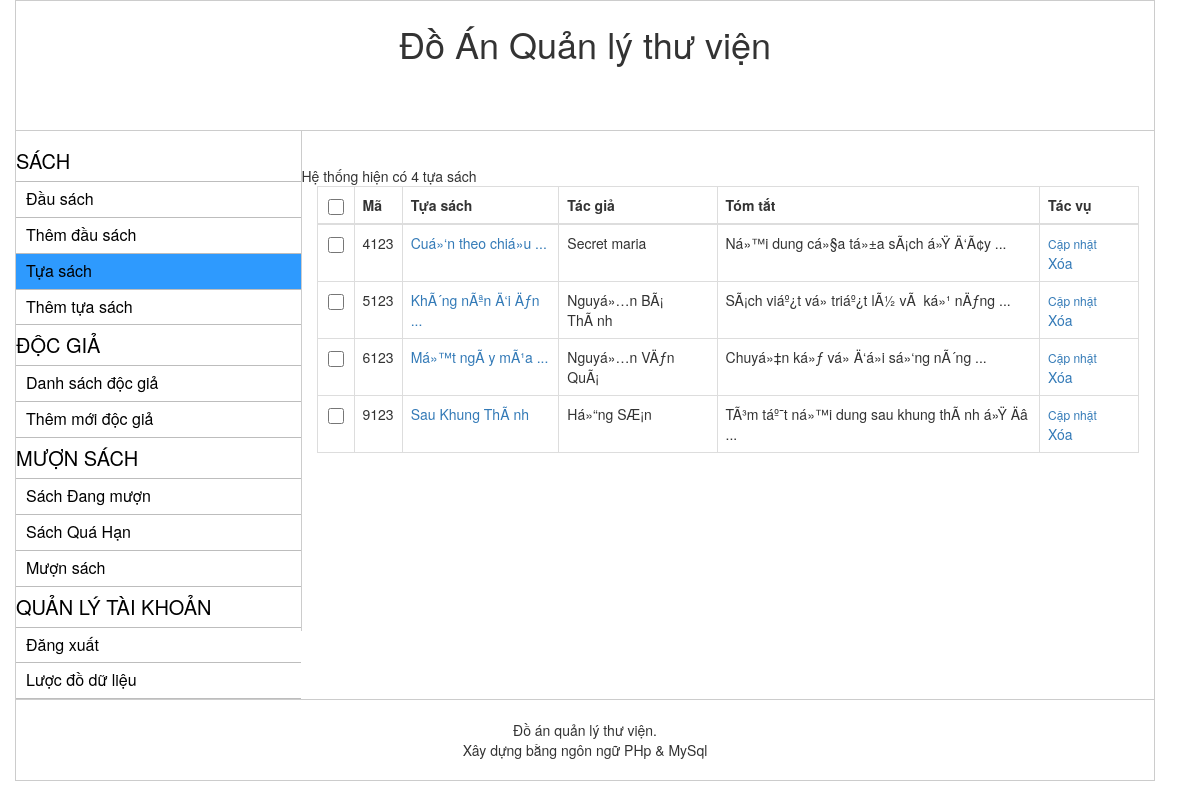
The page /index.php?act=list_tua_sach (signed in) on the database as committed earlier.
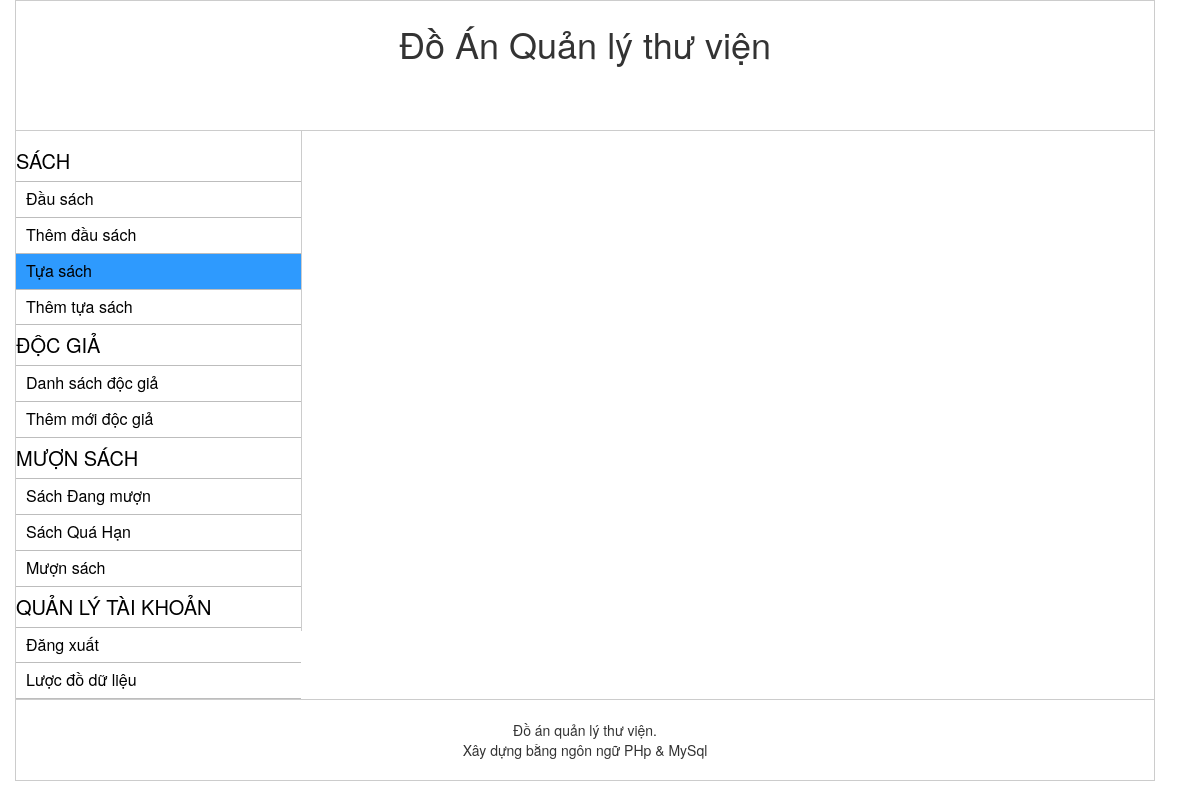
The same page on the database as committed later.
### tables this page shows
CREATE TABLE `tuasach` (
  `ma_tuasach` int(11) NOT NULL,
  `tuasach` varchar(255) NOT NULL,
  `tacgia` varchar(255) NOT NULL,
  `tomtat` text NOT NULL
);

### inc/class_tua_sach.php (called while the page is built, shortened)
<?php
Class TuaSach{
	public static function list_tua_sach($select_all = 0, $posts_per_age = 10, $current_page = 1) {
		global $conn;
		$offset = $posts_per_age * ($current_page - 1);
		$sql = "SELECT * FROM tuasach ";
		if( !$select_all ){
			$sql .=" LIMIT {$posts_per_age} OFFSET {$offset}";
		}
		$result = $conn->query($sql);
		if ( $result && $result->num_rows > 0) {
			return $result;
		}
		return 0;
	}
}

### module/list_tua_sach.php (the view, shortened to what this page needs)
<?php
$total = TuaSach::list_tua_sach($select_all = 1);
if( !empty($total) ){
	$url = 'index.php?act=list_tua_sach&';
	$total_record = $total->num_rows;
    $current_page = isset($_GET['page']) ? $_GET['page'] : 1;
    $posts_per_page = 10;
	$result = TuaSach::list_tua_sach($select_all = 0, $posts_per_page, $current_page );
     echo " <div class='row'>Hệ thống hiện có {$total_record} tựa sách </div>";
	echo '<table class="table table-bordered ">';
	echo "<thead><tr><th><input class ='checkbox selectall' type='checkbox' name=''></th><th> Mã</th> <th> Tựa sách </th> <th> Tác giả </th><th> Tóm tắt </th><th> Tác vụ </th> </tr></thead>";
	echo ' <tbody>';
	while( $row = $result->fetch_assoc() ) {
        $ma_tuasach = $row['ma_tuasach'];
		echo '<tr>';
        echo "<td><input class ='checkbox' type='checkbox' name='remove[]'>";
        echo "<td> " . $ma_tuasach. "123 </td>";
        echo "<td> <a class='' href= 'index.php?act=frm_add_tua_sach&id=".$ma_tuasach."'> " . limit_string($row["tuasach"],25). "</a> </td><td> " . $row["tacgia"]."</td><td>". limit_string($row["tomtat"],60). "</td>";
        echo "<td><a  class='action'  href='index.php?act=frm_add_tua_sach&id=".$ma_tuasach."'>Cập nhật</a> &nbsp; <a href='{$url}page={$current_page}&del={$ma_tuasach}' onclick ='return remove_tua_sach()'> Xóa</a>  ";
        echo '</tr>';
    }
    echo '</tbody>';
    echo '</table>';
}

### index.php (shortened to what this page needs)
<!DOCTYPE html>
<html>
<head>
	<link rel="stylesheet" type="text/css" href="assest/css/bootstrap.min.css">
	<link rel="stylesheet" href="assest/css/bootstrap-select.min.css">
	<link rel="stylesheet" type="text/css" href="style.css">
</head>
<body>
	<div class="container">
		<div class="row" id="header">
			<h1><center>Đồ Án Quản lý thư viện</center></h1>
		</div>
		<div class="row row-middle">
			<div class="col-md-3 left sidebar">
			<?php require_once('left.php');?>
			</div>
			<div class="main col-md-9">
				<?php
				$login = isLogin();
				if ($login){
					$view = isset($_GET['act']) ? $_GET['act']:'list_dau_sach';
					$module = 'module/'.$view.'.php';
					require($module);
				} else {
					header("Location: login.php");
				}
				?>
			</div>
		</div>
		<div class="row footer">
			<br />
			<center> Đồ án quản lý thư viện.<br /> Xây dựng bằng ngôn ngữ PHp & MySql </center>
			<br />
		</div>
	</div>
</body>
</html>

Rows that differ between the two databases and show on the page:
removed tuasach: ma_tuasach "4", tuasach "Cuá»‘n theo chiá»u ...", tacgia "Secret maria", tomtat "Ná»™i dung cá»§a tá»±a sÃ¡ch á»Ÿ Ä‘Ã¢y ..."
removed tuasach: ma_tuasach "5", tuasach "KhÃ´ng nÃªn Ä‘i Äƒn ...", tacgia "Nguyá»…n BÃ¡ ThÃ nh", tomtat "SÃ¡ch viáº¿t vá» triáº¿t lÃ½ vÃ ká»¹ nÄƒng ..."
removed tuasach: ma_tuasach "6", tuasach "Má»™t ngÃ y mÃ¹a ...", tacgia "Nguyá»…n VÄƒn QuÃ¡", tomtat "Chuyá»‡n ká»ƒ vá» Ä‘á»i sá»‘ng nÃ´ng ..."
removed tuasach: ma_tuasach "9", tuasach "Sau Khung ThÃ nh", tacgia "Há»“ng SÆ¡n", tomtat "TÃ³m táº¯t ná»™i dung sau khung thÃ nh á»Ÿ Äâ ..."
Other text that changed with them:
$total_record: "4" → (not shown)
form field value: "☐" → (not shown)
text no longer shown: "Hệ thống hiện có tựa sách Mã Tựa sách Tác giả Tóm tắt Tác vụ"
